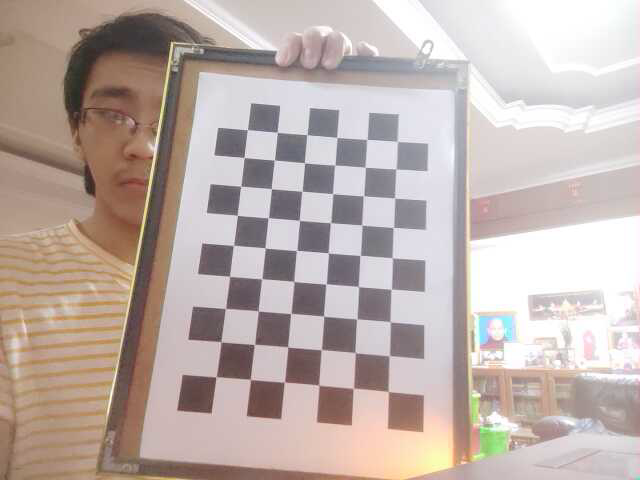
#> input picture Camera_Calibration_Test/opencv_frame_0.png, 640 x 480 px; its folder holds 5 pictures in this run
$ python find_chessboard_corners.py
#> lines starting #> are read from the running program, lines starting #| are printed output that depends on the picture; after the words box and inside, x2 and y2 are one past the last pixel; in counts of white or black regions, pixels touching at a corner belong together
import numpy as np
import cv2 as cv
import glob
# termination criteria
criteria = (cv.TERM_CRITERIA_EPS + cv.TERM_CRITERIA_MAX_ITER, 30, 0.001)
# prepare object points, like (0,0,0), (1,0,0), (2,0,0) ....,(6,5,0)
objp = np.zeros((6*9,3), np.float32)
objp[:,:2] = np.mgrid[0:9,0:6].T.reshape(-1,2)
# Arrays to store object points and image points from all the images.
objpoints = [] # 3d point in real world space
imgpoints = [] # 2d points in image plane.
images = glob.glob('*.png')
for fname in images:
    img = cv.imread(fname)
#> img is the input picture: shape (480, 640, 3); mean B, G, R 170.2, 175.7, 189.9
    gray = cv.cvtColor(img, cv.COLOR_BGR2GRAY)
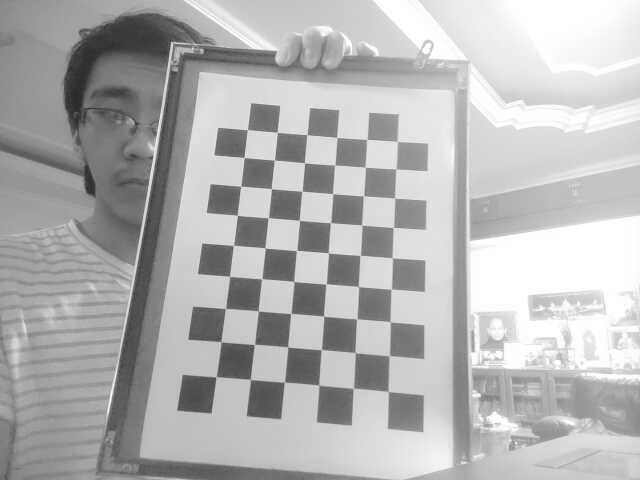
#> gray: shape (480, 640); min 37, max 255, mean 179.3
    # Find the chess board corners
    ret, corners = cv.findChessboardCorners(gray, (9,6), None)
#> ret = True; corners = 54 rows, first 8: [215.8, 376.7], [220.7, 342], [225.6, 308.6], [229.5, 276.4], [233.4, 245.5], [237.3, 215.5], [240.6, 186], [244.2, 157.6]
    # If found, add object points, image points (after refining them)
    if ret == True:
        objpoints.append(objp)
        corners2 = cv.cornerSubPix(gray,corners, (11,11), (-1,-1), criteria)
#> corners2 = 54 rows, first 8: [216.3, 376.8], [220.9, 341.7], [225.5, 308.5], [229.6, 276.4], [233.4, 245.3], [237.3, 215.3], [240.7, 186.2], [244, 157.5]
        imgpoints.append(corners)
        # Draw and display the corners
        cv.drawChessboardCorners(img, (9,6), corners2, ret)
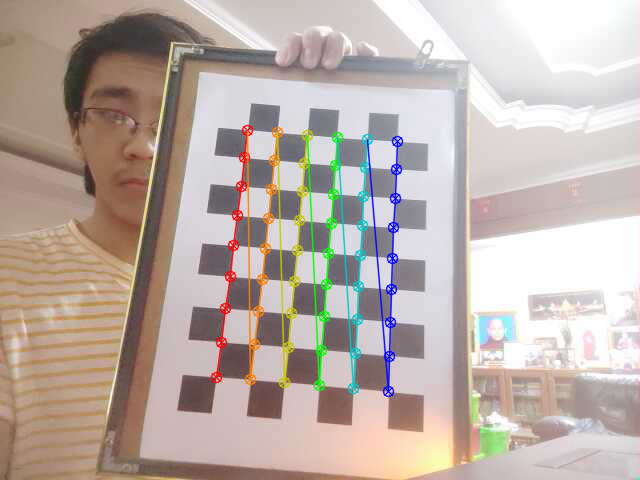
#> img: shape (480, 640, 3); 4.02% of pixels changed, all inside (x1, y1, x2, y2) = (210, 124, 404, 398)
#> pass 2 of the loop `for fname in images:`:
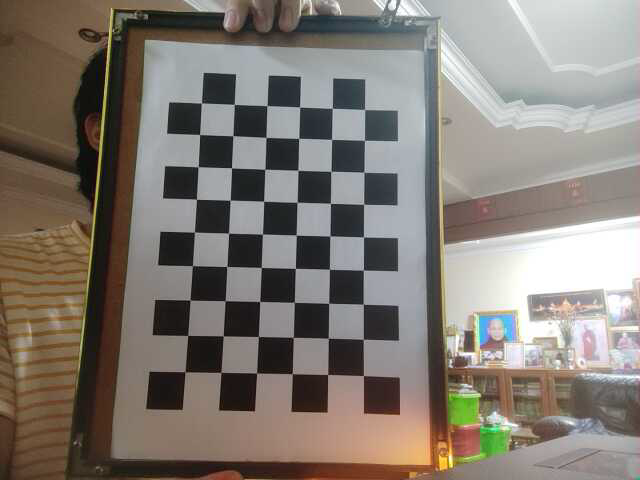
#> input picture Camera_Calibration_Test/opencv_frame_1.png, 640 x 480 px
#> img is the input picture: shape (480, 640, 3); mean B, G, R 114.9, 122.8, 130.1
#> `gray = cv.cvtColor(img, cv.COLOR_BGR2GRAY)`:
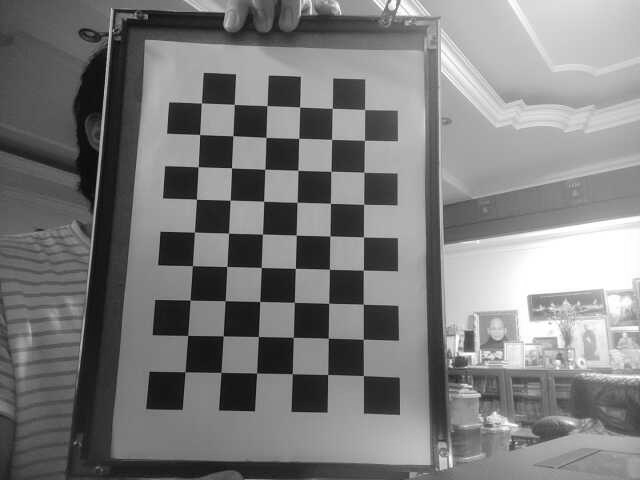
#> gray: shape (480, 640); min 1, max 255, mean 124
#> corners = 54 rows, first 8: [185.2, 371.7], [187.7, 335.4], [190, 300.1], [192.4, 265.6], [194.5, 232.1], [196.4, 199.4], [198.1, 166.7], [199.5, 134.6]
#> corners2 = 54 rows, first 8: [185.1, 371.8], [187.7, 335.4], [189.9, 300.2], [192.5, 265.6], [194.4, 232.1], [196.4, 199.2], [198, 166.7], [199.6, 134.5]
#> `cv.drawChessboardCorners(img, (9,6), corners2, ret)`:
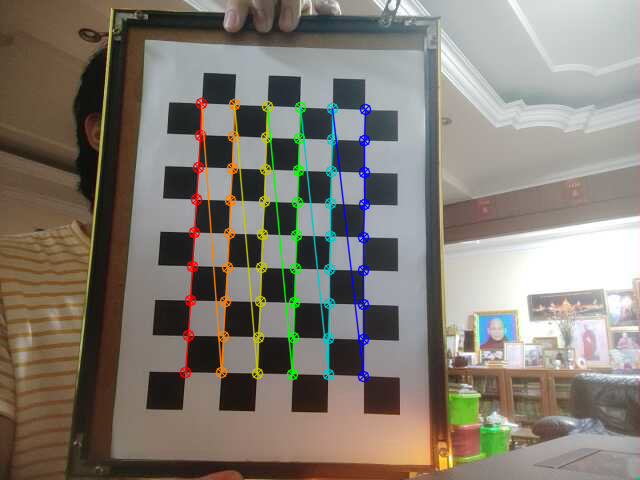
#> img: shape (480, 640, 3); 4.2% of pixels changed, all inside (x1, y1, x2, y2) = (179, 97, 372, 383)
#> pass 3 of the loop `for fname in images:`:
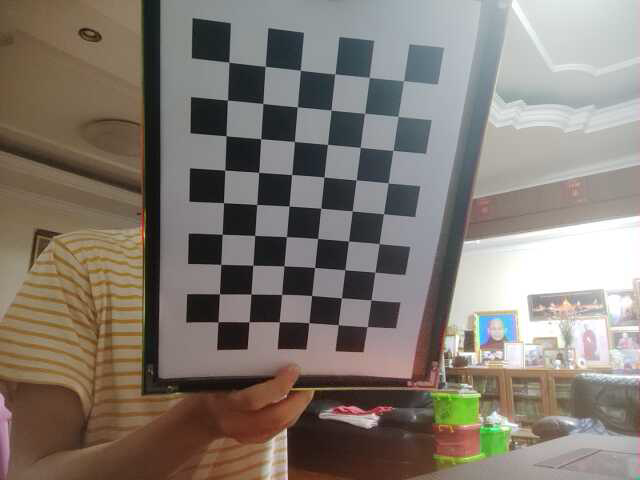
#> input picture Camera_Calibration_Test/opencv_frame_10.png, 640 x 480 px
#> img is the input picture: shape (480, 640, 3); mean B, G, R 113.7, 122.2, 130.7
#> `gray = cv.cvtColor(img, cv.COLOR_BGR2GRAY)`:
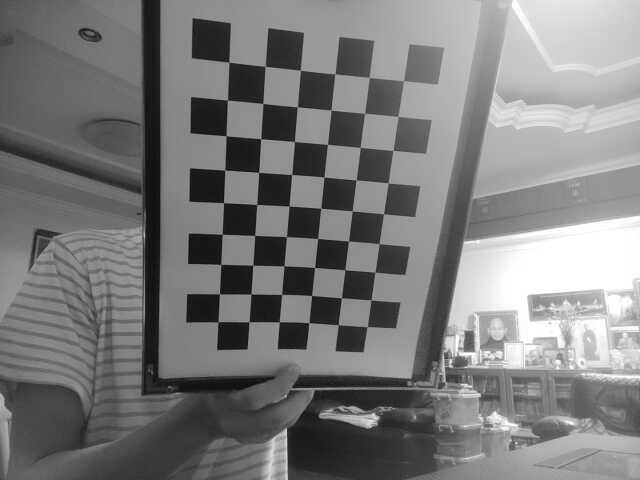
#> gray: shape (480, 640); min 2, max 255, mean 123.7
#> corners = 54 rows, first 8: [403.5, 80.72], [397.9, 116.3], [393.1, 150.3], [388.3, 182.7], [383.6, 213.8], [379.3, 243.5], [375.1, 272.1], [371.3, 299.6]
#> corners2 = 54 rows, first 8: [403.5, 80.92], [397.9, 116.3], [393, 150.4], [388.2, 182.8], [383.5, 213.8], [379.2, 243.6], [374.9, 272.2], [371, 299.9]
#> `cv.drawChessboardCorners(img, (9,6), corners2, ret)`:
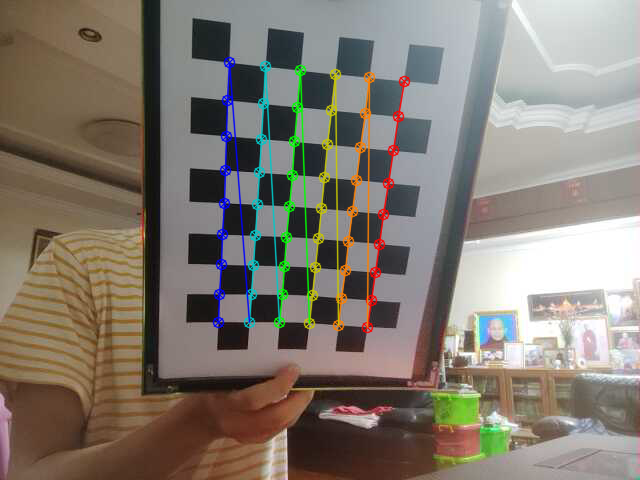
#> img: shape (480, 640, 3); 4.06% of pixels changed, all inside (x1, y1, x2, y2) = (212, 56, 411, 334)
#> the loop made 5 passes; the first 3 are shown
        # cv.imshow('img', img)
        # # wait 500ms for each picture
        # cv.waitKey(500)

ret, mtx, dist, rvecs, tvecs = cv.calibrateCamera(objpoints, imgpoints, gray.shape[::-1], None, None)


img = cv.imread('opencv_frame_0.png')
h,  w = img.shape[:2]
#> h = 480; w = 640
newcameramtx, roi = cv.getOptimalNewCameraMatrix(mtx, dist, (w,h), 1, (w,h))

# undistort
dst = cv.undistort(img, mtx, dist, None, newcameramtx)
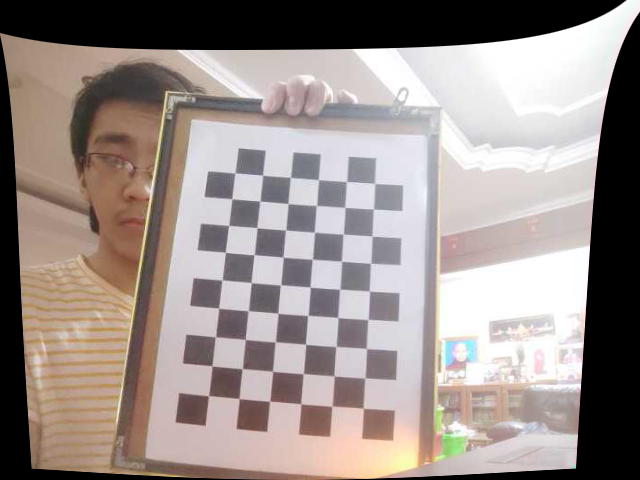
#> dst: shape (480, 640, 3); mean B, G, R 139.1, 143.1, 153.9
cv.imshow('dst', dst)
cv.waitKey()
# crop the image
x, y, w, h = roi
dst = dst[y:y+h, x:x+w]
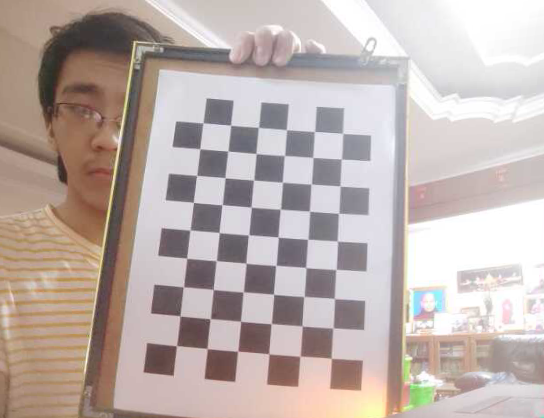
#> dst: shape (418, 544, 3); mean B, G, R 171.7, 176.2, 189.4
cv.imwrite('calibresult.png', dst)

cv.destroyAllWindows()
